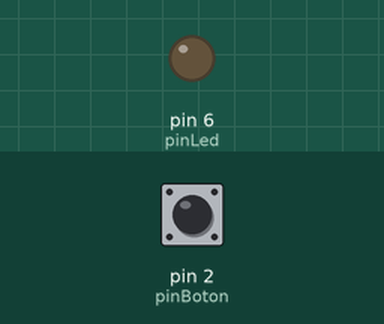
Recording of a sketch running on a simulated Arduino Uno, built with avr-gcc and run on an emulated ATmega328P. Parts: output pins drawn as LEDs (lit = HIGH). The inputs (shaded band) are chosen by the test bench; at power-on: pin 2 (pinBoton) HIGH.

Above: at 1.2 s.
1.3 s: pin 2 (pinBoton) pulled LOW for 0.15 s
At 1.37 s:
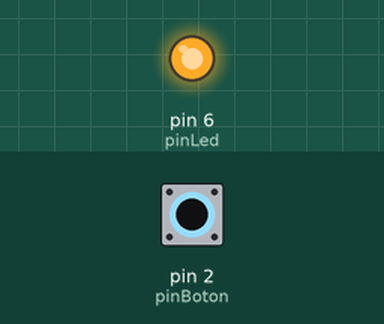
2.9 s: pin 2 (pinBoton) pulled LOW for 3.2 s
At 6.4 s:
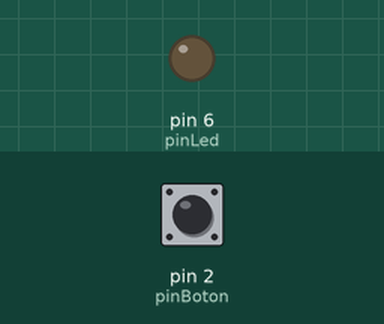
Timing chart, 0 to 7.9 s (numbered marks = the images above; inputs shaded):
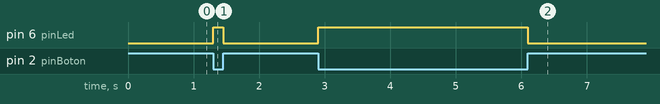

The sketch:

1_LED_BOTON.ino
```cpp
// Definimos nuestras variables

const int pinLed = 6;
const int pinBoton = 2;

int boton = 0;

// Configuracion, se ejecuta una vez al inicio
void setup() {
  pinMode(pinLed, OUTPUT); // Definir el modo del pin asociado al led
  pinMode(pinBoton, INPUT_PULLUP); // Definir el modo del pin asociado al boton
}

// Programa principal
void loop() {
  boton = digitalRead(pinBoton); // leer el estado del boton
  if (boton == LOW){             // si se pulsa el boton
    digitalWrite(pinLed, HIGH);  // encender el led
  }
  else{                          // si no
    digitalWrite(pinLed, LOW);   // apagarlo
  }
}
```

Measured:
- after the input at 1.3 s, pin 6 (pinLed): LOW → HIGH at once, → LOW 0.15 s later
- after the input at 2.9 s, pin 6 (pinLed): LOW → HIGH at once, → LOW 3.2 s later
